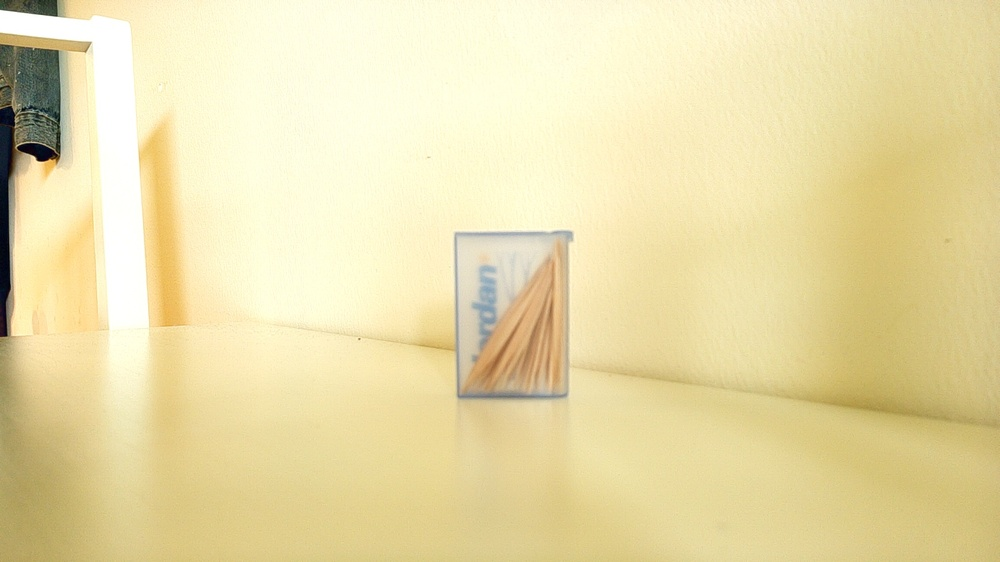
#> input picture tests/wrapper_test_images/contrast_145834.jpg, 1000 x 562 px, shrunk from 1728 x 972 before the run
$ python -i contour.py   (imports and definitions only)
#> lines starting #> are read from the running program, lines starting #| are printed output that depends on the picture
import cv2
import numpy as np

from rembg import remove
import math


class Contoured():
    def __init__(self, image) -> None:
        # Image properties
        self.image = image
        self.alpha = 1.45           # contrast
        self.beta = -100            # contrast brightness
        self.blocksize = 9          # thresholding
        self.C = 5                  # thresholding

        self.image_height = self.image.shape[0]
        self.image_width = self.image.shape[1]

        # Camera properties
        self.horizontal_fov = 66 #degrees
        self.vertical_fov = 41 #degrees

    def __abs__(self):
        return self.string

    def contrast(self, image):
        print(type(image))
        contrast = cv2.convertScaleAbs(image, alpha=self.alpha, beta=self.beta)
        return contrast

    def remove_bg(self, image):
        removed_bg = remove(image)
        return removed_bg

    # [35 lines left out: functions thresholding, extreme_points, not called in this run]

    def draw_points_box(self, original_image, x1, y1, x2, y2):
        copy = original_image.copy()
        return cv2.rectangle(copy, (x1, y1), (x2, y2), (0, 0, 255), 3)

    def deg_to_rad(self, deg):
        return((deg * math.pi)/180)
    def rad_to_deg(self, rad):
        return(rad*(180/math.pi))

    # [31 lines left out: functions angle, properties, not called in this run]


    def contoured(self):
        contrasted = self.contrast(self.image)
        removed_bg = self.remove_bg(contrasted)
        thresholded = self.thresholding(removed_bg)

        try:
            y1, y2, x1, x2 = self.extreme_points(thresholded)
        except:
            raise Exception("No contours found")
        draw = self.draw_points_box(self.image, y1, y2, x1, x2)

        return draw


>>> import cv2
>>> picture = cv2.imread('../../tests/wrapper_test_images/contrast_145834.jpg')
#> picture is the input picture: shape (562, 1000, 3); mean B, G, R 168.9, 219.9, 232.4
>>> result = Contoured(picture).contoured()
#| <class 'numpy.ndarray'>
#> in contrast, `contrast = cv2.convertScaleAbs(image, alpha=self.alpha, beta=self.beta)`:
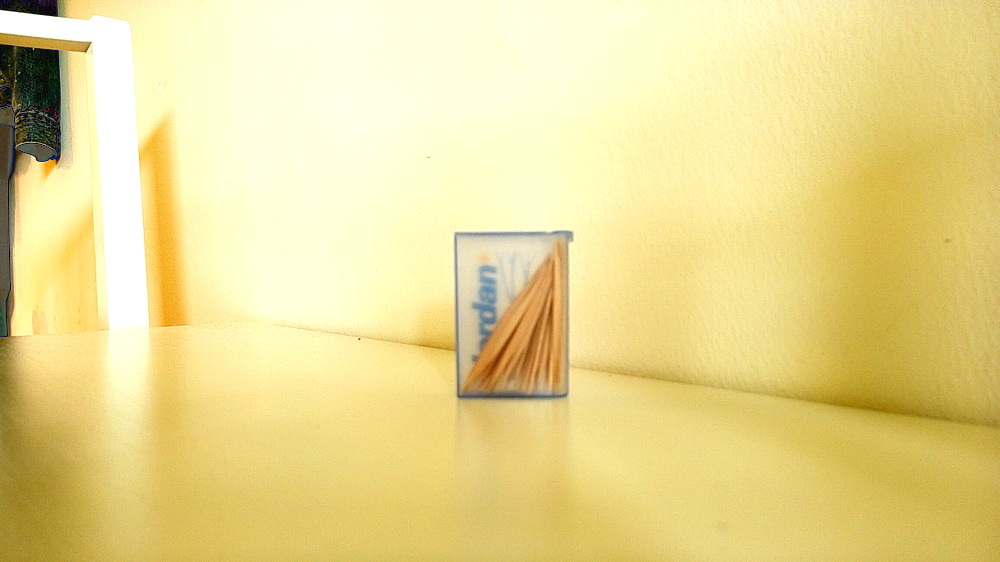
#> contrast: shape (562, 1000, 3); mean B, G, R 145.5, 217, 233.3
#> (the run stopped early here; a loop or call above may not have finished)

$ run again, on tests/wrapper_test_images/contrast_145839.jpg
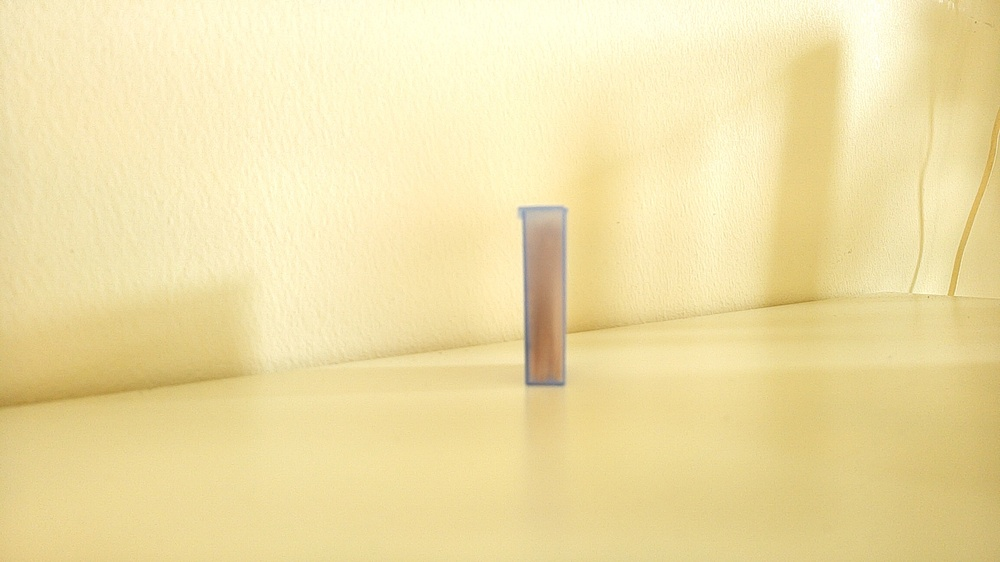
#> input picture tests/wrapper_test_images/contrast_145839.jpg, 1000 x 562 px, shrunk from 1728 x 972 before the run
#> picture is the input picture: shape (562, 1000, 3); mean B, G, R 165.7, 222.5, 238.6
#| <class 'numpy.ndarray'>
#> in contrast, `contrast = cv2.convertScaleAbs(image, alpha=self.alpha, beta=self.beta)`:
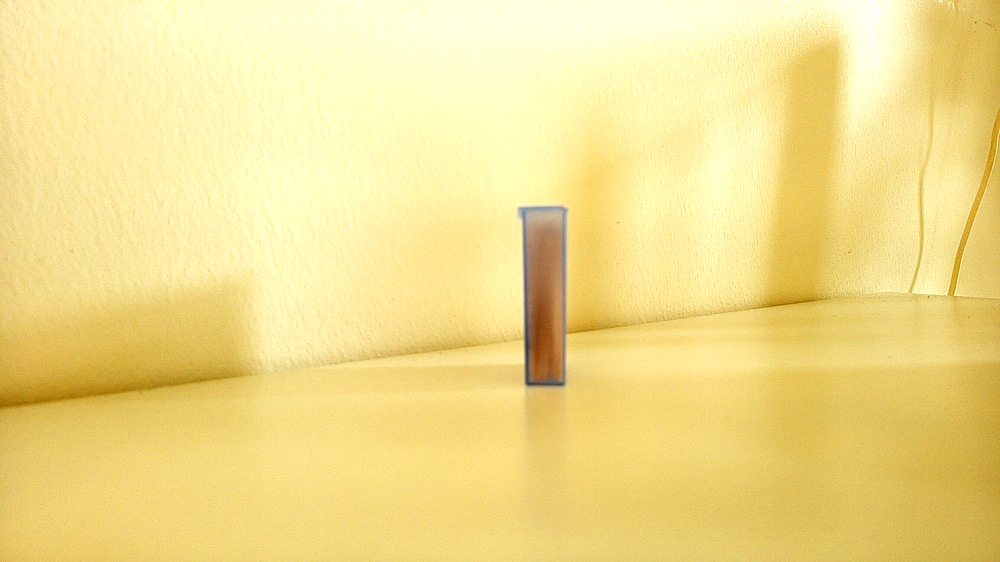
#> contrast: shape (562, 1000, 3); mean B, G, R 140.3, 221.7, 242.3

$ run again, on tests/wrapper_test_images/contrast_left.jpg
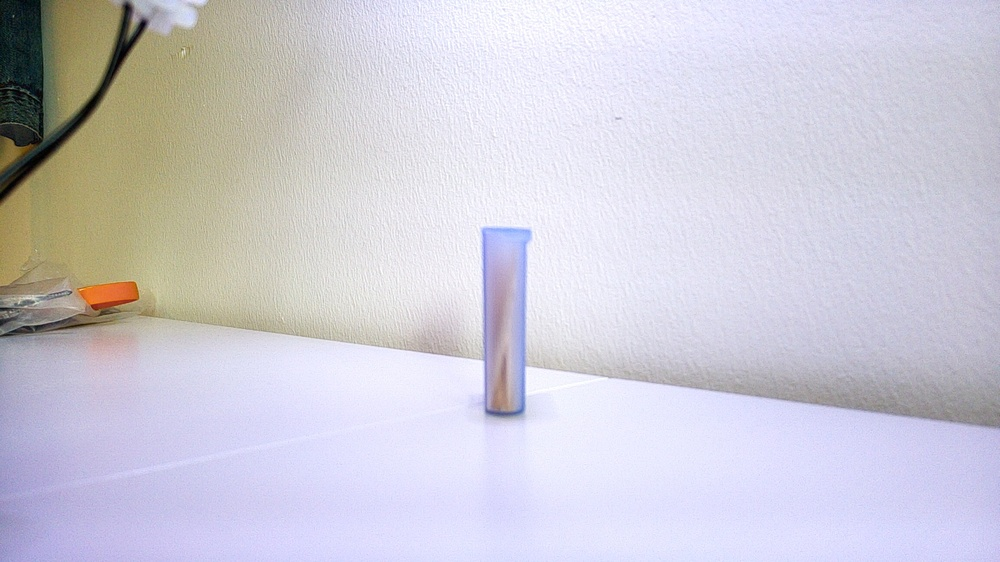
#> input picture tests/wrapper_test_images/contrast_left.jpg, 1000 x 562 px, shrunk from 1728 x 972 before the run
#> picture is the input picture: shape (562, 1000, 3); mean B, G, R 214.3, 203.6, 205.9
#| <class 'numpy.ndarray'>
#> in contrast, `contrast = cv2.convertScaleAbs(image, alpha=self.alpha, beta=self.beta)`:
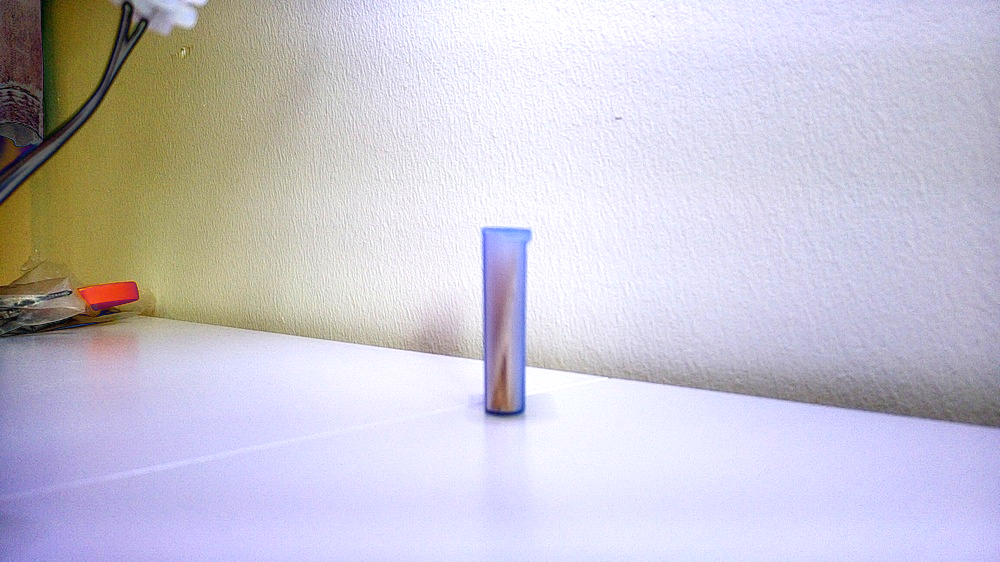
#> contrast: shape (562, 1000, 3); mean B, G, R 209.7, 196.9, 200.6
